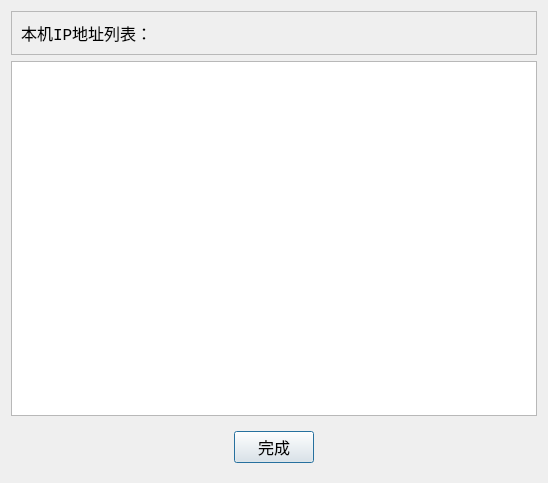
<?xml version="1.0" encoding="UTF-8"?>
<ui version="4.0">
 <class>DialogIP</class>
 <widget class="QDialog" name="DialogIP">
  <property name="geometry">
   <rect>
    <x>0</x>
    <y>0</y>
    <width>548</width>
    <height>483</height>
   </rect>
  </property>
  <property name="windowTitle">
   <string>Dialog</string>
  </property>
  <layout class="QVBoxLayout" name="verticalLayout">
   <item>
    <widget class="QFrame" name="frame">
     <property name="frameShape">
      <enum>QFrame::StyledPanel</enum>
     </property>
     <property name="frameShadow">
      <enum>QFrame::Raised</enum>
     </property>
     <layout class="QHBoxLayout" name="horizontalLayout_2">
      <item>
       <widget class="QLabel" name="label">
        <property name="font">
         <font>
          <family>Consolas</family>
          <pointsize>12</pointsize>
         </font>
        </property>
        <property name="text">
         <string>本机IP地址列表：</string>
        </property>
       </widget>
      </item>
     </layout>
    </widget>
   </item>
   <item>
    <widget class="QTextEdit" name="IPtext">
     <property name="font">
      <font>
       <family>Consolas</family>
       <pointsize>12</pointsize>
      </font>
     </property>
    </widget>
   </item>
   <item>
    <widget class="QWidget" name="widget" native="true">
     <layout class="QHBoxLayout" name="horizontalLayout_3">
      <item>
       <spacer name="horizontalSpacer">
        <property name="orientation">
         <enum>Qt::Horizontal</enum>
        </property>
        <property name="sizeHint" stdset="0">
         <size>
          <width>40</width>
          <height>20</height>
         </size>
        </property>
       </spacer>
      </item>
      <item>
       <widget class="QPushButton" name="exitButton">
        <property name="font">
         <font>
          <family>Consolas</family>
          <pointsize>12</pointsize>
         </font>
        </property>
        <property name="text">
         <string>完成</string>
        </property>
       </widget>
      </item>
      <item>
       <spacer name="horizontalSpacer_2">
        <property name="orientation">
         <enum>Qt::Horizontal</enum>
        </property>
        <property name="sizeHint" stdset="0">
         <size>
          <width>40</width>
          <height>20</height>
         </size>
        </property>
       </spacer>
      </item>
     </layout>
    </widget>
   </item>
  </layout>
 </widget>
 <resources/>
 <connections/>
</ui>
